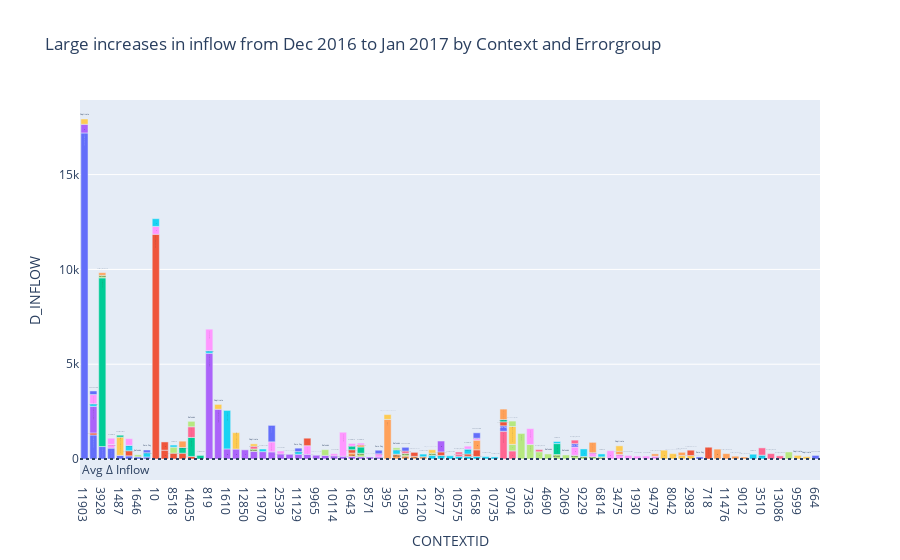

Notebook source saved alongside this figure:
### Code cell
fig = px.bar(df_2_3_1, x="CONTEXTID", 
                     y="D_INFLOW", 
                     color="ERRORGROUP_COLOR", 
                     title="Large increases in inflow from Dec 2016 to Jan 2017 by Context and Errorgroup",
                     text="ERRORGROUP",
            )

#Add a horizontal line for athena avg
fig.add_hline(y=list(df_2_2_2["D_ATHENA_INFLOW"])[0], line_dash="dot",
              annotation_text="Avg Δ Inflow", 
              annotation_position="bottom left")

fig.update(layout_showlegend=False)
fig.show()

### Figure 1 — Plotly figure (JSON) as saved in the notebook; plotly's stock layout.template omitted (floating-point values rounded to 4 significant figures)
{"data": [{"alignmentgroup": "True", "hovertemplate": "ERRORGROUP_COLOR=3<br>CONTEXTID=%{x}<br>D_INFLOW=%{y}<br>ERRORGROUP=%{text}<extra></extra>", "legendgroup": "3", "marker": {"color": "#636efa"}, "name": "3", "offsetgroup": "3", "orientation": "v", "showlegend": true, "text": ["Local/Network Rules", "Local/Network Rules", "Local/Network Rules", "Local/Network Rules", "Local/Network Rules", "Local/Network Rules", "Local/Network Rules", "Local/Network Rules"], "textposition": "auto", "type": "bar", "x": ["11903", "55", "3928", "6401", "1487", "1656", "1646", "10844"], "xaxis": "x", "y": [17200.0, 1269.0, 658, 575.5, 191.3, 169.3, 117.3, 109.6], "yaxis": "y"}, {"alignmentgroup": "True", "hovertemplate": "ERRORGROUP_COLOR=1<br>CONTEXTID=%{x}<br>D_INFLOW=%{y}<br>ERRORGROUP=%{text}<extra></extra>", "legendgroup": "1", "marker": {"color": "#EF553B"}, "name": "1", "offsetgroup": "1", "orientation": "v", "showlegend": true, "text": ["Credentialing/Prov Info", "Credentialing/Prov Info", "Credentialing/Prov Info", "Credentialing/Prov Info", "Credentialing/Prov Info", "Credentialing/Prov Info"], "textposition": "auto", "type": "bar", "x": ["10", "6181", "8518", "1334", "14035", "55"], "xaxis": "x", "y": [11850.0, 465.6, 308.4, 308.2, 138.9, 105.8], "yaxis": "y"}, {"alignmentgroup": "True", "hovertemplate": "ERRORGROUP_COLOR=13<br>CONTEXTID=%{x}<br>D_INFLOW=%{y}<br>ERRORGROUP=%{text}<extra></extra>", "legendgroup": "13", "marker": {"color": "#00cc96"}, "name": "13", "offsetgroup": "13", "orientation": "v", "showlegend": true, "text": ["Custom Rules", "Custom Rules", "Custom Rules"], "textposition": "auto", "type": "bar", "x": ["3928", "14035", "11284"], "xaxis": "x", "y": [8896, 999.5, 189.8], "yaxis": "y"}, {"alignmentgroup": "True", "hovertemplate": "ERRORGROUP_COLOR=4<br>CONTEXTID=%{x}<br>D_INFLOW=%{y}<br>ERRORGROUP=%{text}<extra></extra>", "legendgroup": "4", "marker": {"color": "#ab63fa"}, "name": "4", "offsetgroup": "4", "orientation": "v", "showlegend": true, "text": ["Remittance Complication", "Remittance Complication", "Remittance Complication", "Remittance Complication", "Remittance Complication", "Remittance Complication", "Remittance Complication", "Remittance Complication", "Remittance Complication", "Remittance Complication", "Remittance Complication", "Remittance Complication", "Remittance Complication", "Remittance Complication", "Remittance Complication", "Remittance Complication", "Remittance Complication", "Remittance Complication", "Remittance Complication", "Remittance Complication", "Remittance Complication", "Remittance Complication"], "textposition": "auto", "type": "bar", "x": ["819", "3522", "55", "1610", "4043", "12850", "11903", "1323", "11970", "4309", "2539", "3456", "11129", "1087", "9965", "2083", "10114", "11723", "1643", "376", "8571", "1802"], "xaxis": "x", "y": [5577.0, 2625, 1404.0, 532.7, 524.4, 485.3, 457.8, 406.6, 389.9, 376.0, 266.4, 248.7, 248.0, 245.4, 199.7, 189.6, 167.3, 146.8, 131.8, 117.9, 105.0, 105.0], "yaxis": "y"}, {"alignmentgroup": "True", "hovertemplate": "ERRORGROUP_COLOR=10<br>CONTEXTID=%{x}<br>D_INFLOW=%{y}<br>ERRORGROUP=%{text}<extra></extra>", "legendgroup": "10", "marker": {"color": "#FFA15A"}, "name": "10", "offsetgroup": "10", "orientation": "v", "showlegend": true, "text": ["Other", "Other", "Other", "Other", "Other", "Other"], "textposition": "auto", "type": "bar", "x": ["395", "13123", "1643", "1599", "3830", "12120"], "xaxis": "x", "y": [2090.0, 257.1, 184, 157.8, 141.8, 120.0], "yaxis": "y"}, {"alignmentgroup": "True", "hovertemplate": "ERRORGROUP_COLOR=5<br>CONTEXTID=%{x}<br>D_INFLOW=%{y}<br>ERRORGROUP=%{text}<extra></extra>", "legendgroup": "5", "marker": {"color": "#19d3f3"}, "name": "5", "offsetgroup": "5", "orientation": "v", "showlegend": true, "text": ["Service Contract", "Service Contract", "Service Contract", "Service Contract", "Service Contract", "Service Contract", "Service Contract", "Service Contract", "Service Contract", "Service Contract", "Service Contract", "Service Contract", "Service Contract", "Service Contract", "Service Contract", "Service Contract"], "textposition": "auto", "type": "bar", "x": ["1610", "13123", "10844", "380", "2677", "13142", "11129", "10575", "13711", "12120", "11970", "1658", "819", "55", "1524", "10735"], "xaxis": "x", "y": [2031.0, 225.6, 220.6, 195.8, 184, 170.6, 141.8, 141.3, 141.3, 141.1, 138.4, 134.0, 134.0, 132.7, 128.5, 110.3], "yaxis": "y"}, {"alignmentgroup": "True", "hovertemplate": "ERRORGROUP_COLOR=7<br>CONTEXTID=%{x}<br>D_INFLOW=%{y}<br>ERRORGROUP=%{text}<extra></extra>", "legendgroup": "7", "marker": {"color": "#FF6692"}, "name": "7", "offsetgroup": "7", "orientation": "v", "showlegend": true, "text": ["Workflow/ Process", "Workflow/ Process", "Workflow/ Process", "Workflow/ Process"], "textposition": "auto", "type": "bar", "x": ["14360", "14035", "9704", "10575"], "xaxis": "x", "y": [1465.0, 563.4, 430.1, 113.2], "yaxis": "y"}, {"alignmentgroup": "True", "hovertemplate": "ERRORGROUP_COLOR=17<br>CONTEXTID=%{x}<br>D_INFLOW=%{y}<br>ERRORGROUP=%{text}<extra></extra>", "legendgroup": "17", "marker": {"color": "#B6E880"}, "name": "17", "offsetgroup": "17", "orientation": "v", "showlegend": true, "text": ["Refunds", "Refunds", "Refunds", "Refunds", "Refunds", "Refunds", "Refunds", "Refunds", "Refunds", "Refunds", "Refunds", "Refunds", "Refunds", "Refunds", "Refunds", "Refunds", "Refunds", "Refunds", "Refunds", "Refunds", "Refunds"], "textposition": "auto", "type": "bar", "x": ["5836", "7363", "1831", "9704", "8518", "2083", "14035", "4690", "5045", "2069", "1366", "376", "1599", "3928", "9229", "1323", "7814", "380", "6814", "13123", "1646"], "xaxis": "x", "y": [1349.0, 769.4, 382.7, 343.6, 320.4, 305.7, 285.7, 267.3, 237.8, 213.8, 194.0, 189.8, 141.8, 137, 134.0, 125.5, 120.3, 115.7, 112.7, 107.8, 103.6], "yaxis": "y"}, {"alignmentgroup": "True", "hovertemplate": "ERRORGROUP_COLOR=8<br>CONTEXTID=%{x}<br>D_INFLOW=%{y}<br>ERRORGROUP=%{text}<extra></extra>", "legendgroup": "8", "marker": {"color": "#FF97FF"}, "name": "8", "offsetgroup": "8", "orientation": "v", "showlegend": true, "text": ["Takebacks", "Takebacks", "Takebacks", "Takebacks", "Takebacks", "Takebacks", "Takebacks", "Takebacks", "Takebacks", "Takebacks", "Takebacks", "Takebacks", "Takebacks", "Takebacks", "Takebacks", "Takebacks", "Takebacks", "Takebacks", "Takebacks"], "textposition": "auto", "type": "bar", "x": ["11723", "819", "7363", "4309", "55", "1087", "1366", "6393", "10", "3475", "7814", "6401", "1798", "1802", "2539", "1930", "3516", "9479", "10114"], "xaxis": "x", "y": [1266.0, 1137.0, 835.2, 531.9, 488.9, 458.7, 440.4, 439.9, 415.6, 241.9, 213.4, 195.9, 189.8, 171.0, 157.8, 157.2, 157.0, 152.9, 113.7], "yaxis": "y"}, {"alignmentgroup": "True", "hovertemplate": "ERRORGROUP_COLOR=18<br>CONTEXTID=%{x}<br>D_INFLOW=%{y}<br>ERRORGROUP=%{text}<extra></extra>", "legendgroup": "18", "marker": {"color": "#FECB52"}, "name": "18", "offsetgroup": "18", "orientation": "v", "showlegend": true, "text": ["Billing Deadline Exceeded", "Billing Deadline Exceeded", "Billing Deadline Exceeded", "Billing Deadline Exceeded", "Billing Deadline Exceeded", "Billing Deadline Exceeded", "Billing Deadline Exceeded", "Billing Deadline Exceeded", "Billing Deadline Exceeded"], "textposition": "auto", "type": "bar", "x": ["1487", "9704", "4043", "8524", "8042", "395", "8033", "2983", "380"], "xaxis": "x", "y": [963.3, 941.3, 865.3, 468, 285.7, 254.4, 184, 184, 177.1], "yaxis": "y"}, {"alignmentgroup": "True", "hovertemplate": "ERRORGROUP_COLOR=16<br>CONTEXTID=%{x}<br>D_INFLOW=%{y}<br>ERRORGROUP=%{text}<extra></extra>", "legendgroup": "16", "marker": {"color": "#636efa"}, "name": "16", "offsetgroup": "16", "orientation": "v", "showlegend": true, "text": ["Zero Pay", "Zero Pay", "Zero Pay", "Zero Pay", "Zero Pay", "Zero Pay", "Zero Pay"], "textposition": "auto", "type": "bar", "x": ["4309", "14360", "1802", "11129", "1366", "10844", "3374"], "xaxis": "x", "y": [866.3, 285.7, 189.0, 184, 173.4, 147.7, 109.2], "yaxis": "y"}, {"alignmentgroup": "True", "hovertemplate": "ERRORGROUP_COLOR=2<br>CONTEXTID=%{x}<br>D_INFLOW=%{y}<br>ERRORGROUP=%{text}<extra></extra>", "legendgroup": "2", "marker": {"color": "#EF553B"}, "name": "2", "offsetgroup": "2", "orientation": "v", "showlegend": true, "text": ["PT Ins/COB/PT Demo", "PT Ins/COB/PT Demo", "PT Ins/COB/PT Demo", "PT Ins/COB/PT Demo", "PT Ins/COB/PT Demo", "PT Ins/COB/PT Demo", "PT Ins/COB/PT Demo", "PT Ins/COB/PT Demo", "PT Ins/COB/PT Demo", "PT Ins/COB/PT Demo", "PT Ins/COB/PT Demo"], "textposition": "auto", "type": "bar", "x": ["718", "6181", "1087", "1658", "2983", "1656", "14360", "3830", "2677", "1643", "13711"], "xaxis": "x", "y": [622.2, 436.0, 394.2, 352.4, 282.2, 265.4, 210.4, 209.5, 189.8, 175.1, 123.2], "yaxis": "y"}, {"alignmentgroup": "True", "hovertemplate": "ERRORGROUP_COLOR=6<br>CONTEXTID=%{x}<br>D_INFLOW=%{y}<br>ERRORGROUP=%{text}<extra></extra>", "legendgroup": "6", "marker": {"color": "#00cc96"}, "name": "6", "offsetgroup": "6", "orientation": "v", "showlegend": true, "text": ["Additional Doc", "Additional Doc", "Additional Doc", "Additional Doc", "Additional Doc", "Additional Doc"], "textposition": "auto", "type": "bar", "x": ["5045", "376", "1334", "1643", "14360", "1487"], "xaxis": "x", "y": [576.5, 325.3, 299.1, 189.8, 119.6, 100.6], "yaxis": "y"}, {"alignmentgroup": "True", "hovertemplate": "ERRORGROUP_COLOR=20<br>CONTEXTID=%{x}<br>D_INFLOW=%{y}<br>ERRORGROUP=%{text}<extra></extra>", "legendgroup": "20", "marker": {"color": "#ab63fa"}, "name": "20", "offsetgroup": "20", "orientation": "v", "showlegend": true, "text": ["Coding/Med Policy/Benefits Cov"], "textposition": "auto", "type": "bar", "x": ["2677"], "xaxis": "x", "y": [575.5], "yaxis": "y"}, {"alignmentgroup": "True", "hovertemplate": "ERRORGROUP_COLOR=14<br>CONTEXTID=%{x}<br>D_INFLOW=%{y}<br>ERRORGROUP=%{text}<extra></extra>", "legendgroup": "14", "marker": {"color": "#FFA15A"}, "name": "14", "offsetgroup": "14", "orientation": "v", "showlegend": true, "text": ["Self-Pay Workflow", "Self-Pay Workflow", "Self-Pay Workflow", "Self-Pay Workflow", "Self-Pay Workflow", "Self-Pay Workflow", "Self-Pay Workflow", "Self-Pay Workflow", "Self-Pay Workflow", "Self-Pay Workflow", "Self-Pay Workflow", "Self-Pay Workflow", "Self-Pay Workflow"], "textposition": "auto", "type": "bar", "x": ["14360", "7814", "12529", "1658", "1334", "11476", "8033", "3475", "12906", "3928", "9479", "9012", "376"], "xaxis": "x", "y": [552.0, 544.2, 523.9, 509.1, 334.7, 285.5, 170.6, 167.9, 149.8, 134.0, 119.3, 106.4, 106.0], "yaxis": "y"}, {"alignmentgroup": "True", "hovertemplate": "ERRORGROUP_COLOR=9<br>CONTEXTID=%{x}<br>D_INFLOW=%{y}<br>ERRORGROUP=%{text}<extra></extra>", "legendgroup": "9", "marker": {"color": "#19d3f3"}, "name": "9", "offsetgroup": "9", "orientation": "v", "showlegend": true, "text": ["Claim Data", "Claim Data", "Claim Data", "Claim Data", "Claim Data", "Claim Data", "Claim Data", "Claim Data", "Claim Data"], "textposition": "auto", "type": "bar", "x": ["10", "9229", "1656", "13711", "9781", "3510", "6814", "5045", "8518"], "xaxis": "x", "y": [406.7, 397.6, 286.7, 259.8, 253.4, 205.1, 155.8, 109.8, 108.1], "yaxis": "y"}, {"alignmentgroup": "True", "hovertemplate": "ERRORGROUP_COLOR=11<br>CONTEXTID=%{x}<br>D_INFLOW=%{y}<br>ERRORGROUP=%{text}<extra></extra>", "legendgroup": "11", "marker": {"color": "#FF6692"}, "name": "11", "offsetgroup": "11", "orientation": "v", "showlegend": true, "text": ["Overpayments", "Overpayments", "Overpayments", "Overpayments", "Overpayments", "Overpayments", "Overpayments", "Overpayments"], "textposition": "auto", "type": "bar", "x": ["3510", "8558", "1366", "13086", "1323", "1599", "10575", "1831"], "xaxis": "x", "y": [382.7, 285.7, 190.1, 165.2, 141.0, 122.6, 117.0, 116.8], "yaxis": "y"}, {"alignmentgroup": "True", "hovertemplate": "ERRORGROUP_COLOR=21<br>CONTEXTID=%{x}<br>D_INFLOW=%{y}<br>ERRORGROUP=%{text}<extra></extra>", "legendgroup": "21", "marker": {"color": "#B6E880"}, "name": "21", "offsetgroup": "21", "orientation": "v", "showlegend": true, "text": ["Denied - not specific", "Denied - not specific"], "textposition": "auto", "type": "bar", "x": ["1054", "9704"], "xaxis": "x", "y": [374, 285.7], "yaxis": "y"}, {"alignmentgroup": "True", "hovertemplate": "ERRORGROUP_COLOR=12<br>CONTEXTID=%{x}<br>D_INFLOW=%{y}<br>ERRORGROUP=%{text}<extra></extra>", "legendgroup": "12", "marker": {"color": "#FF97FF"}, "name": "12", "offsetgroup": "12", "orientation": "v", "showlegend": true, "text": ["Referral/Auth", "Referral/Auth", "Referral/Auth", "Referral/Auth", "Referral/Auth", "Referral/Auth"], "textposition": "auto", "type": "bar", "x": ["1656", "6401", "13711", "1643", "1658", "376"], "xaxis": "x", "y": [354.1, 325.3, 154.6, 141.3, 101.0, 101.0], "yaxis": "y"}, {"alignmentgroup": "True", "hovertemplate": "ERRORGROUP_COLOR=19<br>CONTEXTID=%{x}<br>D_INFLOW=%{y}<br>ERRORGROUP=%{text}<extra></extra>", "legendgroup": "19", "marker": {"color": "#FECB52"}, "name": "19", "offsetgroup": "19", "orientation": "v", "showlegend": true, "text": ["Duplicate", "Duplicate", "Duplicate", "Duplicate", "Duplicate", "Duplicate"], "textposition": "auto", "type": "bar", "x": ["3475", "11903", "3522", "9599", "1323", "1814"], "xaxis": "x", "y": [285.7, 278, 254.4, 189.8, 125.2, 125.2], "yaxis": "y"}, {"alignmentgroup": "True", "hovertemplate": "ERRORGROUP_COLOR=15<br>CONTEXTID=%{x}<br>D_INFLOW=%{y}<br>ERRORGROUP=%{text}<extra></extra>", "legendgroup": "15", "marker": {"color": "#636efa"}, "name": "15", "offsetgroup": "15", "orientation": "v", "showlegend": true, "text": ["PROVREVIEW", "PROVREVIEW", "PROVREVIEW", "PROVREVIEW"], "textposition": "auto", "type": "bar", "x": ["1658", "1599", "664", "55"], "xaxis": "x", "y": [285.7, 196.0, 189.8, 189.8], "yaxis": "y"}], "layout": {"annotations": [{"showarrow": false, "text": "Avg Δ Inflow", "x": 0, "xanchor": "left", "xref": "x domain", "y": 1.685, "yanchor": "top", "yref": "y"}], "barmode": "relative", "legend": {"title": {"text": "ERRORGROUP_COLOR"}, "tracegroupgap": 0}, "shapes": [{"line": {"dash": "dot"}, "type": "line", "x0": 0, "x1": 1, "xref": "x domain", "y0": 1.685, "y1": 1.685, "yref": "y"}], "showlegend": false, "title": {"text": "Large increases in inflow from Dec 2016 to Jan 2017 by Context and Errorgroup"}, "xaxis": {"anchor": "y", "domain": [0, 1], "title": {"text": "CONTEXTID"}}, "yaxis": {"anchor": "x", "domain": [0, 1], "title": {"text": "D_INFLOW"}}}}
